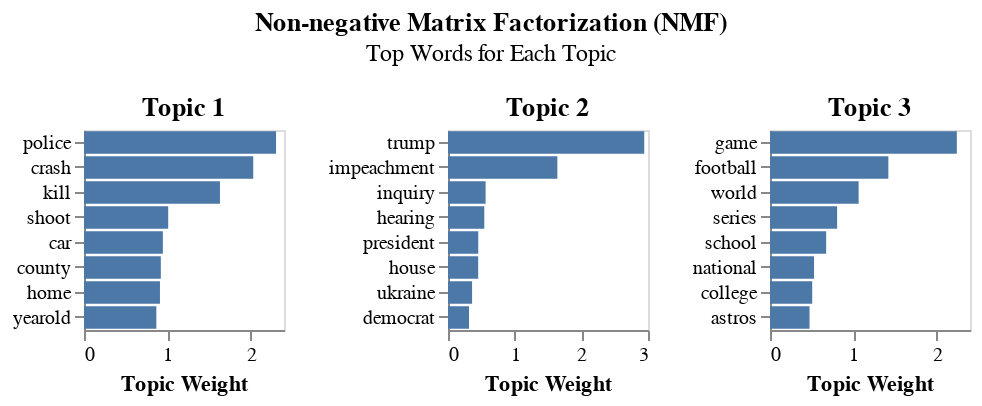

Notebook code cell kept with this figure:
### Code cell
def plotTopWordsTopicNmf(topic_idx):

  '''
    This function gets the top words for a topic

    Parameters
    ----------
    topic_idx: topic of interest

    Returns
    -------
    altair chart

    '''
    
    chart = chart = alt.Chart(topWordsPerTopic[topWordsPerTopic['topic'] == topic_idx])\
                .mark_bar()\
                .encode(
                        x=alt.X('weight:Q', title = 'Topic Weight'),
                        y=alt.Y('word:N', title = None, sort = '-x')
                    )\
                .properties(
                    width=100,
                    height=100,
                    title={'text':'Topic {}'.format(topic_idx)
                            }
                )    

    return chart

def plotNmfTopics():

   '''
    This function gets the top words for each topic

    Parameters
    ----------
    
    Returns
    -------
    list of altair charts

    '''
    
    charts = []
    for top in np.unique(topWordsPerTopic['topic']):
        charts.append(plotTopWordsTopicNmf(top))

    return charts



result = plotNmfTopics()

chart = alt.hconcat(*result)\
            .configure_axis(
                            grid=False
                            )\
            .properties(
                    title={'text':'Non-negative Matrix Factorization (NMF)'
                            ,'subtitle': 'Top Words for Each Topic'
                            ,'anchor':'middle'
                            , 'offset': 15}
                )    

chart

### Figure 1 — Vega-Lite specification as saved in the notebook (floating-point values rounded to 4 significant figures)
{"config": {"view": {"continuousWidth": 300, "continuousHeight": 300}, "axis": {"grid": false}}, "hconcat": [{"data": {"name": "data-5fb7337219184a12df40cb2f757708d1"}, "mark": {"type": "bar"}, "encoding": {"x": {"field": "weight", "title": "Topic Weight", "type": "quantitative"}, "y": {"field": "word", "sort": "-x", "title": null, "type": "nominal"}}, "height": 100, "title": {"text": "Topic 1"}, "width": 100}, {"data": {"name": "data-a1dc964041a4927f01140adeba089c19"}, "mark": {"type": "bar"}, "encoding": {"x": {"field": "weight", "title": "Topic Weight", "type": "quantitative"}, "y": {"field": "word", "sort": "-x", "title": null, "type": "nominal"}}, "height": 100, "title": {"text": "Topic 2"}, "width": 100}, {"data": {"name": "data-66b49698e37fdee37f35e2deef1eda5b"}, "mark": {"type": "bar"}, "encoding": {"x": {"field": "weight", "title": "Topic Weight", "type": "quantitative"}, "y": {"field": "word", "sort": "-x", "title": null, "type": "nominal"}}, "height": 100, "title": {"text": "Topic 3"}, "width": 100}], "title": {"text": "Non-negative Matrix Factorization (NMF)", "subtitle": "Top Words for Each Topic", "anchor": "middle", "offset": 15}, "$schema": "https://vega.github.io/schema/vega-lite/v5.20.1.json", "datasets": {"data-5fb7337219184a12df40cb2f757708d1": [{"word": "police", "weight": 2.305, "topic": 1}, {"word": "crash", "weight": 2.031, "topic": 1}, {"word": "kill", "weight": 1.631, "topic": 1}, {"word": "shoot", "weight": 1.011, "topic": 1}, {"word": "car", "weight": 0.9465, "topic": 1}, {"word": "county", "weight": 0.922, "topic": 1}, {"word": "home", "weight": 0.9115, "topic": 1}, {"word": "yearold", "weight": 0.8682, "topic": 1}], "data-a1dc964041a4927f01140adeba089c19": [{"word": "trump", "weight": 2.944, "topic": 2}, {"word": "impeachment", "weight": 1.641, "topic": 2}, {"word": "inquiry", "weight": 0.5642, "topic": 2}, {"word": "hearing", "weight": 0.5443, "topic": 2}, {"word": "president", "weight": 0.4537, "topic": 2}, {"word": "house", "weight": 0.4528, "topic": 2}, {"word": "ukraine", "weight": 0.3612, "topic": 2}, {"word": "democrat", "weight": 0.3152, "topic": 2}], "data-66b49698e37fdee37f35e2deef1eda5b": [{"word": "game", "weight": 2.242, "topic": 3}, {"word": "football", "weight": 1.42, "topic": 3}, {"word": "world", "weight": 1.064, "topic": 3}, {"word": "series", "weight": 0.8056, "topic": 3}, {"word": "school", "weight": 0.6741, "topic": 3}, {"word": "national", "weight": 0.5285, "topic": 3}, {"word": "college", "weight": 0.5066, "topic": 3}, {"word": "astros", "weight": 0.4745, "topic": 3}]}}
